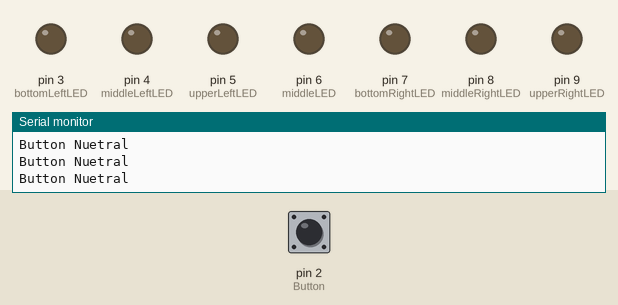
Simulated run of this sketch. Board: Arduino Uno, built with avr-gcc and run on an emulated ATmega328P. Parts: output pins drawn as LEDs (lit = HIGH), the last lines printed to the serial monitor. Dashed ring = blinking. Inputs (shaded band) come from the test bench; at power-on: pin 2 (Button) HIGH. Random numbers use the default seed unless the sketch sets one.

Above: at 1.2 s.
1.3 s: pin 2 (Button) pulled LOW for 0.15 s
At 2.1 s:
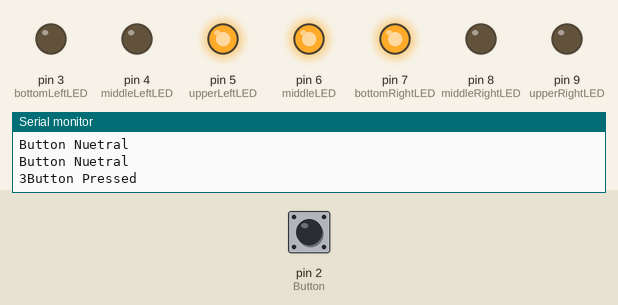
3.8 s: pin 2 (Button) pulled LOW for 1 s
At 4.5 s:
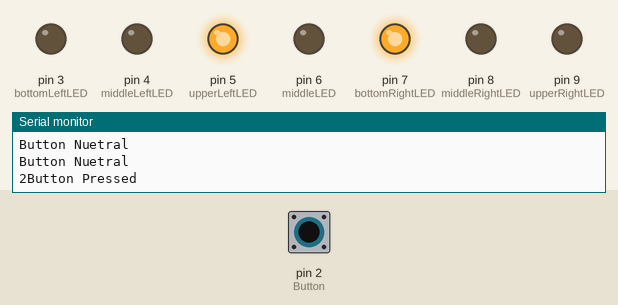
6.3 s: pin 2 (Button) pulsed LOW 5 times (0.12 s each, 0.3 s apart)
At 8.3 s:
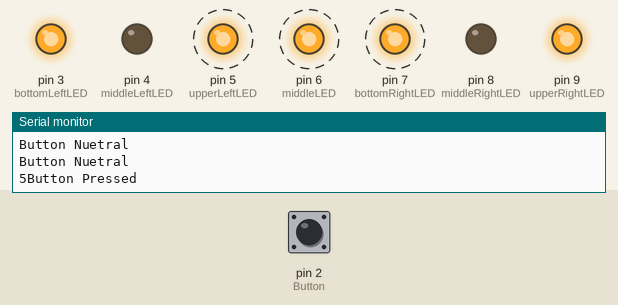
10.0 s: pin 2 (Button) pulled LOW for 0.15 s
At 10.8 s:
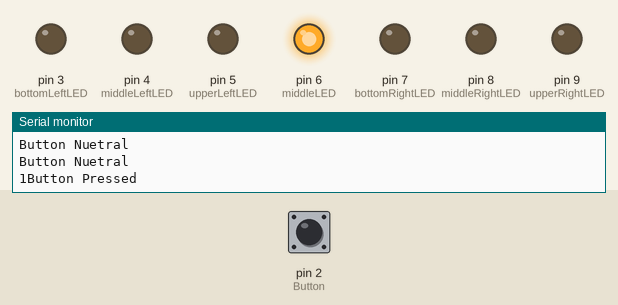
12.5 s: pin 2 (Button) pulsed LOW 2 times (0.12 s each, 0.3 s apart)
At 13.9 s:
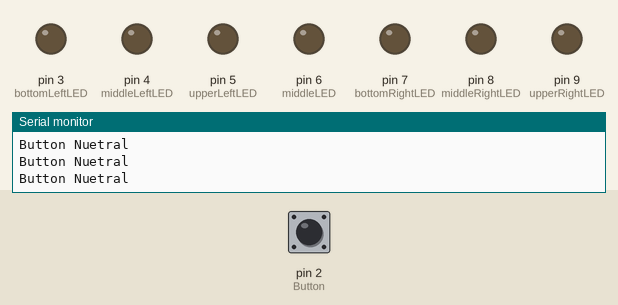
Timing chart, 0 to 15.5 s (numbered marks = the images above; inputs shaded):
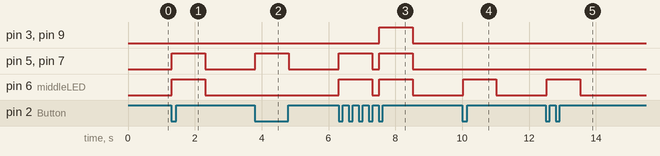

The sketch:

Dice.ino
```cpp
int Button = 2;

int bottomLeftLED = 3;
int middleLeftLED = 4;
int upperLeftLED = 5;
int middleLED = 6;
int bottomRightLED = 7;
int middleRightLED = 8;
int upperRightLED = 9;

int buttonState;

long ran;
int delayTime = 1000;

bool hasRun = false;

void setup() {

  pinMode(bottomLeftLED, OUTPUT);
  pinMode(middleLeftLED, OUTPUT);
  pinMode(upperLeftLED, OUTPUT);
  pinMode(middleLED, OUTPUT);
  pinMode(bottomRightLED, OUTPUT);
  pinMode(middleRightLED, OUTPUT);
  pinMode(upperRightLED, OUTPUT);

  pinMode(Button, INPUT);

  Serial.begin(9600);

  randomSeed(analogRead(0));

}

  void runFunction() {

    ran = random(1, 7);

    Serial.print(ran);
    Serial.println("Button Pressed");

    if (ran == 1) {
      digitalWrite(middleLED, HIGH);
      delay(delayTime);
    }
    if (ran == 2) {
      digitalWrite(bottomRightLED, HIGH);
      digitalWrite(upperLeftLED, HIGH);
      delay(delayTime);
    }
    if (ran == 3) {
      digitalWrite(upperLeftLED, HIGH);
      digitalWrite(middleLED, HIGH);
      digitalWrite(bottomRightLED, HIGH);
      delay(delayTime);
     }
     if (ran == 4) {
      digitalWrite(upperLeftLED, HIGH);
      digitalWrite(bottomLeftLED, HIGH);
      digitalWrite(upperRightLED, HIGH);
      digitalWrite(bottomRightLED, HIGH);
      delay(delayTime);
     }
     if (ran == 5) {
      digitalWrite(upperLeftLED, HIGH);
      digitalWrite(bottomLeftLED, HIGH);
      digitalWrite(middleLED, HIGH);
      digitalWrite(upperRightLED, HIGH);
      digitalWrite(bottomRightLED, HIGH);
      delay(delayTime);
     }
     if (ran == 6) {
      digitalWrite(bottomLeftLED, HIGH);
      digitalWrite(middleLeftLED, HIGH);
      digitalWrite(upperLeftLED, HIGH);
      digitalWrite(bottomRightLED, HIGH);
      digitalWrite(middleRightLED, HIGH);
      digitalWrite(upperRightLED, HIGH);
      delay(delayTime);
      }

    digitalWrite(bottomLeftLED, LOW);
    digitalWrite(middleLeftLED, LOW);
    digitalWrite(upperLeftLED, LOW);
    digitalWrite(middleLED, LOW);
    digitalWrite(bottomRightLED, LOW);
    digitalWrite(middleRightLED, LOW);
    digitalWrite(upperRightLED, LOW);

    hasRun = true;
  }

  void loop() {

  buttonState = digitalRead(Button);

  if (buttonState == LOW && !hasRun) {
    runFunction();
  } else if (buttonState == HIGH) {
    hasRun = false;

    Serial.println("Button Nuetral");

    delay(50);
  }
}
```

Measured:
- after the input at 1.3 s, pin 5 (upperLeftLED), pin 6 (middleLED), pin 7 (bottomRightLED): LOW → HIGH at once, → LOW 1.0 s later
- after the input at 3.8 s, pin 5 (upperLeftLED), pin 7 (bottomRightLED): LOW → HIGH at once, → LOW 1.0 s later
- after the input at 6.3 s, pin 3 (bottomLeftLED), pin 9 (upperRightLED): LOW → HIGH after 1.2 s, → LOW 1.0 s later; pin 5 (upperLeftLED), pin 6 (middleLED), pin 7 (bottomRightLED): alternates HIGH for 1.0 s and LOW for 0.21 s, starting at once
- after the input at 10.0 s, pin 6 (middleLED): LOW → HIGH at once, → LOW 1.0 s later
- after the input at 12.5 s, pin 6 (middleLED): LOW → HIGH at once, → LOW 1.0 s later
